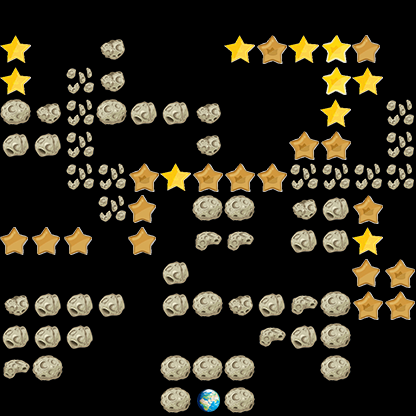

Below is a game level as drawn by its tile map, then a one-line description and the .tmx that defines it (tile-layer data replaced by summaries):
An orthogonal 13x13 tile map with 32x32 px tiles, 1 tile layer (layer_0).

<map version="1.0" orientation="orthogonal" renderorder="right-down" width="13" height="13" tilewidth="32" tileheight="32">
 <tileset firstgid="1" name="star" tilewidth="32" tileheight="32">
  <image source="landform/img.png" width="448" height="33" />
 </tileset>
 <layer name="layer_0" width="13" height="13">
  <data>[169 cells, 85 non-empty, 10 distinct tile ids]</data>
 </layer>
</map>